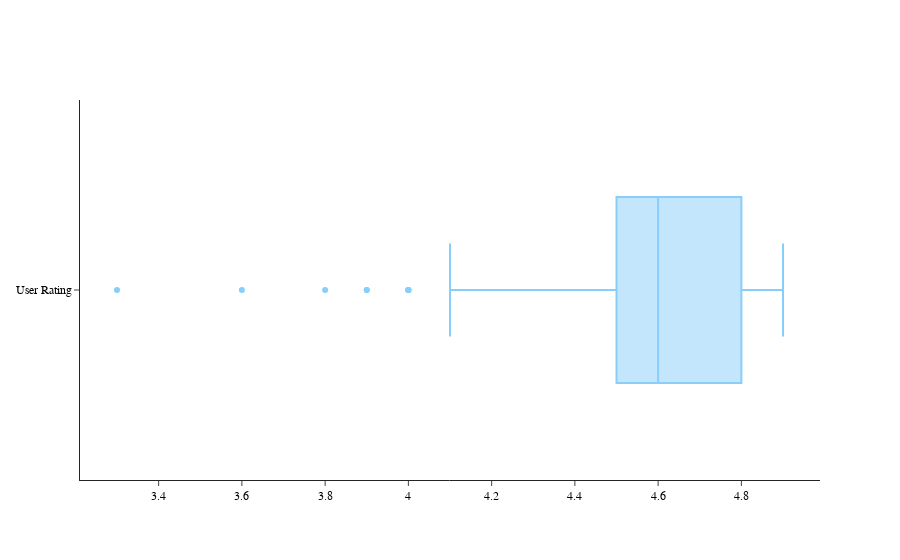

Source (notebook cell):
### Code cell
fig_4 = make_subplots(rows=1, cols=1, specs=[[{'type': 'xy'}]])

# Setting Box parameters
fig_4.add_trace(go.Box(x=bestsellers['User Rating'], 
                       name='User Rating'))

# Setting the parameters of the Box when displaying
fig_4.update_traces(marker_color='LightSkyBlue')

# Setting the parameters of the Box when displaying
fig_4.update_layout(showlegend=False, 
                    template='simple_white', 
                    font=dict(family='Arial', 
                              size=12, 
                              color='black'))
fig_4.show()

### Figure 1 — Plotly figure (JSON) as saved in the notebook; plotly's stock layout.template omitted (floating-point values rounded to 4 significant figures; data arrays with more than 128 entries replaced by an {"elided": "..."} marker saying what was removed)
{"data": [{"marker": {"color": "LightSkyBlue"}, "name": "User Rating", "type": "box", "x": {"elided": "351 float values"}}], "layout": {"font": {"color": "black", "family": "Arial", "size": 12}, "showlegend": false, "xaxis": {"anchor": "y", "domain": [0, 1]}, "yaxis": {"anchor": "x", "domain": [0, 1]}}}
